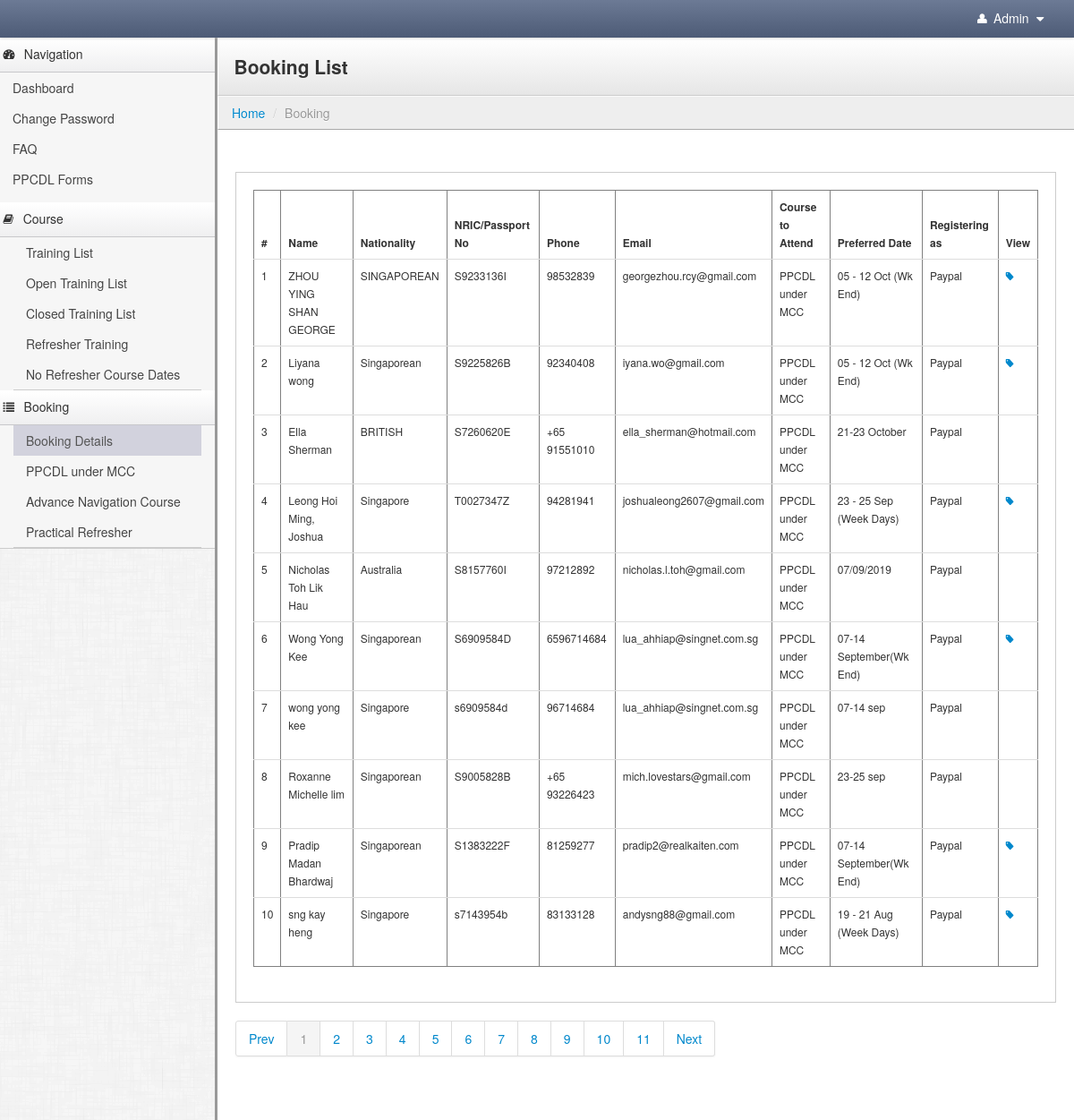
The app's page /admin/home.php?mode=booking&pg=booking_list (signed in) with its own data.
### tables this page shows
CREATE TABLE `booking_details` (
  `booking_id` int(11) NOT NULL AUTO_INCREMENT,
  `booking_name` varchar(255) NOT NULL,
  `nationality` varchar(255) NOT NULL,
  `nric_passport_no` varchar(255) NOT NULL,
  `phone` varchar(100) NOT NULL,
  `email` varchar(255) NOT NULL,
  `address` text NOT NULL,
  `noks_name` varchar(255) NOT NULL,
  `noks_phone` varchar(255) NOT NULL,
  `course_id` int(11) NOT NULL,
  `course_training_id` int(11) NOT NULL,
  `registering_as` varchar(255) NOT NULL,
  `voucher_code` varchar(255) NOT NULL,
  `groupon_security_code` varchar(255) NOT NULL,
  `created_date` date NOT NULL,
  `course_name` varchar(255) NOT NULL,
  `preferred_date` varchar(255) NOT NULL,
  `amount` float NOT NULL,
  `payable_amount` float NOT NULL,
  `booking_status` enum('Y','N') NOT NULL DEFAULT 'N',
  `ts` timestamp NOT NULL DEFAULT CURRENT_TIMESTAMP,
  PRIMARY KEY (`booking_id`)
);

### admin/include_page/booking/booking_list.php (the view, shortened to what this page needs)
<?php include("./include/top_bar.php");
      include("./include/sidebar_nav.php");
$argu2	= 	'';
$limit	=	10;
$seltab	=	"select * from booking_details where course_id<>1 and (booking_status='Y' or (registering_as='Groupon' and booking_status='N')) order by booking_id desc";
list($res_query, $paging_table,$total_record)	= pagedisplay($start,$argu2,$limit,'home',$seltab) ;
?>
<div class="content">
    <div class="header">
        <h1 class="page-title">Booking List</h1>
    </div>
     <?php include("./include/breadcrumb.php");?>
    <div class="container-fluid">
        <div class="row-fluid">
            <div class="btn-toolbar">
            </div>
            <div class="well">
                <table class="table" style="font-size:12px; " border="1">
                    <thead>
                        <tr>
                            <th>#</th>
                            <th>Name</th>
                            <th>Nationality</th>
                            <th>NRIC/Passport No</th>
                            <th>Phone</th>
                            <th>Email</th>
                            <th>Course to Attend</th>
                            <th>Preferred Date</th>
                            <th>Registering as</th>
                             <th style="width: 26px;">View</th>
                        </tr>
                    </thead>
                    <tbody>
            <?php
			$cnt=0;
			while($result = mysqli_fetch_array($res_query)){
				$cnt++;
				?>
                        <tr>
                            <td><?php echo $cnt?></td>
                            <td><?php echo $result['booking_name']?></td>
                            <td><?php echo $result['nationality']?></td>
                            <td><?php echo $result['nric_passport_no']?></td>
                            <td><?php echo $result['phone']?></td>
                            <td><?php echo $result['email']?></td>
							<td><?php echo $result['course_name']?></td>
                            <td><?php echo $result['preferred_date']?></td>
                            <td><?
							if($result['registering_as']=='Groupon')
								echo 'Groupon';
							else
								echo 'Paypal';
							?></td>
                             <td>
                          <?php if($result['course_id']==1){?>
                          <a href="<?php echo pg_link("mode=booking&pg=view_details_for_premium_PPCDL&booking_id=".$result['booking_id']."&pg_name=booking_list&start=".$start)?>" title="View"><i class="icon-tag"></i></a>
						  <?php }else if($result['course_id']==2){?>
                          <a href="<?php echo pg_link("mode=booking&pg=view_details_for_PPCDL_under_MCC&booking_id=".$result['booking_id']."&pg_name=booking_list&start=".$start)?>" title="View"><i class="icon-tag"></i></a>
                          <?php }else if($result['course_id']==3){?>
                          <a href="<?php echo pg_link("mode=booking&pg=view_details_for_navigation_course&booking_id=".$result['booking_id']."&pg_name=booking_list&start=".$start)?>" title="View"><i class="icon-tag"></i></a>
                          <?php }?>
                            </td>
                        </tr>
             <?php }?>
                    </tbody>
                </table>
            </div>
            <div class="pagination"><?php echo $paging_table?> </div>
          <?php include("./include/footer.php");?>
        </div>
    </div>
</div>
  </body>
</html>

### admin/stylesheets/theme.css (style rules this page uses)
body { background: #eee; background-image: url(../images/furley_bg.png); background-position: initial initial; background-repeat: initial initial; background-position: initial initial; background-repeat: initial initial; margin: 0px; padding: 0px; }
h1 { margin-top: 0px; color: #eee; }
.content { min-width: 400px; position: relative; min-height: 800px; background: #fff; margin-left: 240px; border-left: 1px solid #cccccc; border-left: 3px solid #999999; }
.header { background: #ffffff; background: #ffffff; background: -webkit-gradient(linear, left bottom, left top, color-stop(0, #e6e6e6), color-stop(1, #ffffff)); background: -ms-linear-gradient(bottom, #e6e6e6, #ffffff); background: -moz-linear-gradient(center bottom, #e6e6e6 0%, #ffffff 100%); background: -o-linear-gradient(bottom, #e6e6e6, #ffffff); filter: progid:dximagetransform.microsoft.gradient(startColorStr='#4d5b76', EndColorStr='#6c7a95'); -ms-filter: "progid:DXImageTransform.Microsoft.gradient(startColorStr='#ffffff',EndColorStr='#e6e6e6')"; border-bottom: 1px solid #cccccc; border-top: 1px solid #ffffff; border-left: 1px solid #ffffff; padding: 0em 1.25em; }
.header h1 { margin: 1em 0em; padding: 0em; line-height: 1em; font-size: 1.5em; color: #eee; color: #333; }
.well { background-color: #fff; border: 1px solid #ccc; -webkit-box-shadow: 1px 1px 0px #ffffff; -moz-box-shadow: 1px 1px 0px #ffffff; box-shadow: 1px 1px 0px #ffffff; -webkit-border-radius: 0px; -moz-border-radius: 0px; border-radius: 0px; -moz-background-clip: padding; -webkit-background-clip: padding-box; background-clip: padding-box; }

### records on screen
booking_details: booking_name "ZHOU YING SHAN GEORGE", nationality "SINGAPOREAN", nric_passport_no "S9233136I", phone "98532839", email "georgezhou.rcy@gmail.com", course_name "PPCDL under MCC", preferred_date "05 - 12 Oct (Wk End)", registering_as "Paypal"
booking_details: booking_name "Liyana wong", nationality "Singaporean", nric_passport_no "S9225826B", phone "92340408", email "iyana.wo@gmail.com", course_name "PPCDL under MCC", preferred_date "05 - 12 Oct (Wk End)", registering_as "Paypal"
booking_details: booking_name "Ella Sherman", nationality "BRITISH", nric_passport_no "S7260620E", phone "+65 91551010", email "ella_sherman@hotmail.com", course_name "PPCDL under MCC", preferred_date "21-23 October", registering_as "Paypal"
booking_details: booking_name "Leong Hoi Ming, Joshua", nationality "Singapore", nric_passport_no "T0027347Z", phone "94281941", email "joshualeong2607@gmail.com", course_name "PPCDL under MCC", preferred_date "23 - 25 Sep (Week Days)", registering_as "Paypal"
booking_details: booking_name "Nicholas Toh Lik Hau", nationality "Australia", nric_passport_no "S8157760I", phone "97212892", email "nicholas.l.toh@gmail.com", course_name "PPCDL under MCC", preferred_date "07/09/2019", registering_as "Paypal"
booking_details: booking_name "Wong Yong Kee", nationality "Singaporean", nric_passport_no "S6909584D", phone "6596714684", email "lua_ahhiap@singnet.com.sg", course_name "PPCDL under MCC", preferred_date "07-14 September(Wk End)", shows "Paypal"
booking_details: booking_name "wong yong kee", nationality "Singapore", nric_passport_no "s6909584d", phone "96714684", email "lua_ahhiap@singnet.com.sg", course_name "PPCDL under MCC", preferred_date "07-14 sep", registering_as "Paypal"
booking_details: booking_name "Roxanne Michelle lim", nationality "Singaporean", nric_passport_no "S9005828B", phone "+65 93226423", email "mich.lovestars@gmail.com", course_name "PPCDL under MCC", preferred_date "23-25 sep", registering_as "Paypal"
booking_details: booking_name "Pradip Madan Bhardwaj", nationality "Singaporean", nric_passport_no "S1383222F", phone "81259277", email "pradip2@realkaiten.com", course_name "PPCDL under MCC", preferred_date "07-14 September(Wk End)", shows "Paypal"
booking_details: booking_name "sng kay heng", nationality "Singapore", nric_passport_no "s7143954b", phone "83133128", email "andysng88@gmail.com", course_name "PPCDL under MCC", preferred_date "19 - 21 Aug (Week Days)", registering_as "Paypal"

### other values on screen
$mode_label "Booking"
